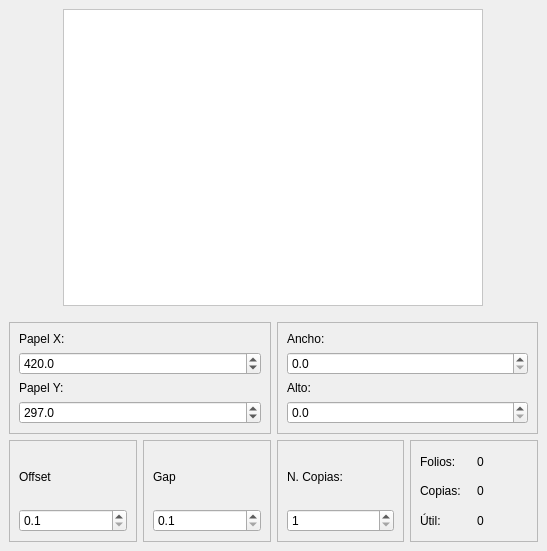
<?xml version="1.0" encoding="UTF-8"?>
<ui version="4.0">
 <class>MainWindow</class>
 <widget class="QMainWindow" name="MainWindow">
  <property name="geometry">
   <rect>
    <x>0</x>
    <y>0</y>
    <width>547</width>
    <height>551</height>
   </rect>
  </property>
  <property name="windowTitle">
   <string>Canvas v. Alfa</string>
  </property>
  <widget class="QWidget" name="centralwidget">
   <layout class="QVBoxLayout" name="verticalLayout_6">
    <item>
     <layout class="QHBoxLayout" name="horizontalLayout_4">
      <item>
       <widget class="QGraphicsView" name="GVCanvas">
        <property name="minimumSize">
         <size>
          <width>420</width>
          <height>297</height>
         </size>
        </property>
        <property name="maximumSize">
         <size>
          <width>420</width>
          <height>297</height>
         </size>
        </property>
        <property name="styleSheet">
         <string notr="true">background: white;</string>
        </property>
       </widget>
      </item>
     </layout>
    </item>
    <item>
     <spacer name="verticalSpacer">
      <property name="orientation">
       <enum>Qt::Vertical</enum>
      </property>
      <property name="sizeType">
       <enum>QSizePolicy::Fixed</enum>
      </property>
      <property name="sizeHint" stdset="0">
       <size>
        <width>20</width>
        <height>10</height>
       </size>
      </property>
     </spacer>
    </item>
    <item>
     <layout class="QHBoxLayout" name="horizontalLayout">
      <item>
       <widget class="QFrame" name="frame">
        <property name="frameShape">
         <enum>QFrame::StyledPanel</enum>
        </property>
        <property name="frameShadow">
         <enum>QFrame::Raised</enum>
        </property>
        <layout class="QVBoxLayout" name="verticalLayout_2">
         <item>
          <widget class="QLabel" name="label">
           <property name="text">
            <string>Papel X:</string>
           </property>
          </widget>
         </item>
         <item>
          <widget class="QDoubleSpinBox" name="SPCanvasX">
           <property name="decimals">
            <number>1</number>
           </property>
           <property name="minimum">
            <double>1.000000000000000</double>
           </property>
           <property name="maximum">
            <double>10000.000000000000000</double>
           </property>
           <property name="value">
            <double>420.000000000000000</double>
           </property>
          </widget>
         </item>
         <item>
          <widget class="QLabel" name="label_2">
           <property name="text">
            <string>Papel Y:</string>
           </property>
          </widget>
         </item>
         <item>
          <widget class="QDoubleSpinBox" name="SPCanvasY">
           <property name="decimals">
            <number>1</number>
           </property>
           <property name="minimum">
            <double>1.000000000000000</double>
           </property>
           <property name="maximum">
            <double>10000.000000000000000</double>
           </property>
           <property name="value">
            <double>297.000000000000000</double>
           </property>
          </widget>
         </item>
        </layout>
       </widget>
      </item>
      <item>
       <widget class="QFrame" name="frame_2">
        <property name="frameShape">
         <enum>QFrame::StyledPanel</enum>
        </property>
        <property name="frameShadow">
         <enum>QFrame::Raised</enum>
        </property>
        <layout class="QVBoxLayout" name="verticalLayout_8">
         <item>
          <widget class="QLabel" name="label_3">
           <property name="text">
            <string>Ancho:</string>
           </property>
          </widget>
         </item>
         <item>
          <widget class="QDoubleSpinBox" name="SPCopyX">
           <property name="decimals">
            <number>1</number>
           </property>
           <property name="maximum">
            <double>10000.000000000000000</double>
           </property>
          </widget>
         </item>
         <item>
          <widget class="QLabel" name="label_4">
           <property name="text">
            <string>Alto:</string>
           </property>
          </widget>
         </item>
         <item>
          <widget class="QDoubleSpinBox" name="SPCopyY">
           <property name="decimals">
            <number>1</number>
           </property>
           <property name="maximum">
            <double>10000.000000000000000</double>
           </property>
          </widget>
         </item>
        </layout>
       </widget>
      </item>
     </layout>
    </item>
    <item>
     <layout class="QHBoxLayout" name="horizontalLayout_3">
      <item>
       <layout class="QVBoxLayout" name="verticalLayout_4">
        <item>
         <widget class="QFrame" name="frame_4">
          <property name="frameShape">
           <enum>QFrame::StyledPanel</enum>
          </property>
          <property name="frameShadow">
           <enum>QFrame::Raised</enum>
          </property>
          <layout class="QVBoxLayout" name="verticalLayout_3">
           <item>
            <widget class="QLabel" name="label_6">
             <property name="text">
              <string>Offset</string>
             </property>
            </widget>
           </item>
           <item>
            <widget class="QDoubleSpinBox" name="SPOffset">
             <property name="decimals">
              <number>1</number>
             </property>
             <property name="minimum">
              <double>0.100000000000000</double>
             </property>
             <property name="maximum">
              <double>10000.000000000000000</double>
             </property>
             <property name="singleStep">
              <double>1.000000000000000</double>
             </property>
             <property name="stepType">
              <enum>QAbstractSpinBox::AdaptiveDecimalStepType</enum>
             </property>
            </widget>
           </item>
          </layout>
         </widget>
        </item>
       </layout>
      </item>
      <item>
       <widget class="QFrame" name="frame_5">
        <property name="frameShape">
         <enum>QFrame::StyledPanel</enum>
        </property>
        <property name="frameShadow">
         <enum>QFrame::Raised</enum>
        </property>
        <layout class="QVBoxLayout" name="verticalLayout_9">
         <item>
          <widget class="QLabel" name="label_7">
           <property name="text">
            <string>Gap</string>
           </property>
          </widget>
         </item>
         <item>
          <widget class="QDoubleSpinBox" name="SPGap">
           <property name="decimals">
            <number>1</number>
           </property>
           <property name="minimum">
            <double>0.100000000000000</double>
           </property>
           <property name="maximum">
            <double>10000.000000000000000</double>
           </property>
           <property name="stepType">
            <enum>QAbstractSpinBox::AdaptiveDecimalStepType</enum>
           </property>
          </widget>
         </item>
        </layout>
       </widget>
      </item>
      <item>
       <widget class="QFrame" name="frame_3">
        <property name="frameShape">
         <enum>QFrame::StyledPanel</enum>
        </property>
        <property name="frameShadow">
         <enum>QFrame::Raised</enum>
        </property>
        <layout class="QVBoxLayout" name="verticalLayout">
         <item>
          <widget class="QLabel" name="label_5">
           <property name="text">
            <string>N. Copias:</string>
           </property>
          </widget>
         </item>
         <item>
          <widget class="QSpinBox" name="SPNCopies">
           <property name="minimum">
            <number>1</number>
           </property>
           <property name="maximum">
            <number>10000</number>
           </property>
           <property name="value">
            <number>1</number>
           </property>
          </widget>
         </item>
        </layout>
       </widget>
      </item>
      <item>
       <widget class="QFrame" name="frame_6">
        <property name="frameShape">
         <enum>QFrame::StyledPanel</enum>
        </property>
        <property name="frameShadow">
         <enum>QFrame::Raised</enum>
        </property>
        <layout class="QVBoxLayout" name="verticalLayout_5">
         <item>
          <layout class="QHBoxLayout" name="horizontalLayout_2">
           <item>
            <widget class="QLabel" name="label_8">
             <property name="text">
              <string>Folios:</string>
             </property>
            </widget>
           </item>
           <item>
            <widget class="QLabel" name="LBSheet">
             <property name="text">
              <string>0</string>
             </property>
            </widget>
           </item>
          </layout>
         </item>
         <item>
          <layout class="QHBoxLayout" name="horizontalLayout_6">
           <item>
            <widget class="QLabel" name="label_10">
             <property name="text">
              <string>Copias:</string>
             </property>
            </widget>
           </item>
           <item>
            <widget class="QLabel" name="LBCopies">
             <property name="text">
              <string>0</string>
             </property>
            </widget>
           </item>
          </layout>
         </item>
         <item>
          <layout class="QHBoxLayout" name="horizontalLayout_5">
           <item>
            <widget class="QLabel" name="label_11">
             <property name="text">
              <string>Útil:</string>
             </property>
            </widget>
           </item>
           <item>
            <widget class="QLabel" name="LBUtil">
             <property name="text">
              <string>0</string>
             </property>
            </widget>
           </item>
          </layout>
         </item>
        </layout>
       </widget>
      </item>
     </layout>
    </item>
   </layout>
  </widget>
 </widget>
 <resources/>
 <connections/>
</ui>
